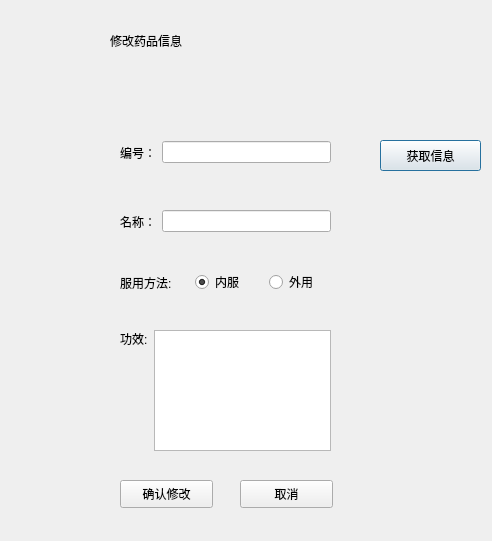
<?xml version="1.0" encoding="UTF-8"?>
<ui version="4.0">
 <class>changemedi</class>
 <widget class="QDialog" name="changemedi">
  <property name="geometry">
   <rect>
    <x>0</x>
    <y>0</y>
    <width>492</width>
    <height>541</height>
   </rect>
  </property>
  <property name="minimumSize">
   <size>
    <width>0</width>
    <height>0</height>
   </size>
  </property>
  <property name="maximumSize">
   <size>
    <width>632</width>
    <height>541</height>
   </size>
  </property>
  <property name="windowTitle">
   <string>修改药品信息</string>
  </property>
  <widget class="QLabel" name="label">
   <property name="geometry">
    <rect>
     <x>110</x>
     <y>10</y>
     <width>271</width>
     <height>61</height>
    </rect>
   </property>
   <property name="styleSheet">
    <string notr="true">font: 26pt &quot;方正舒体&quot;;</string>
   </property>
   <property name="text">
    <string>修改药品信息</string>
   </property>
  </widget>
  <widget class="QPushButton" name="pushButton">
   <property name="geometry">
    <rect>
     <x>380</x>
     <y>140</y>
     <width>101</width>
     <height>31</height>
    </rect>
   </property>
   <property name="text">
    <string>获取信息</string>
   </property>
  </widget>
  <widget class="QPushButton" name="pb_change">
   <property name="geometry">
    <rect>
     <x>120</x>
     <y>480</y>
     <width>93</width>
     <height>28</height>
    </rect>
   </property>
   <property name="text">
    <string>确认修改</string>
   </property>
  </widget>
  <widget class="QPushButton" name="pushButton_3">
   <property name="geometry">
    <rect>
     <x>240</x>
     <y>480</y>
     <width>93</width>
     <height>28</height>
    </rect>
   </property>
   <property name="text">
    <string>取消</string>
   </property>
  </widget>
  <widget class="QWidget" name="layoutWidget">
   <property name="geometry">
    <rect>
     <x>120</x>
     <y>132</y>
     <width>211</width>
     <height>41</height>
    </rect>
   </property>
   <layout class="QHBoxLayout" name="horizontalLayout">
    <item>
     <widget class="QLabel" name="label_2">
      <property name="styleSheet">
       <string notr="true">font: 75 11pt &quot;等线&quot;;</string>
      </property>
      <property name="text">
       <string>编号：</string>
      </property>
     </widget>
    </item>
    <item>
     <widget class="QLineEdit" name="le_num"/>
    </item>
   </layout>
  </widget>
  <widget class="QWidget" name="layoutWidget">
   <property name="geometry">
    <rect>
     <x>120</x>
     <y>210</y>
     <width>211</width>
     <height>23</height>
    </rect>
   </property>
   <layout class="QHBoxLayout" name="horizontalLayout_2">
    <item>
     <widget class="QLabel" name="label_3">
      <property name="styleSheet">
       <string notr="true">font: 75 11pt &quot;等线&quot;;</string>
      </property>
      <property name="text">
       <string>名称：</string>
      </property>
     </widget>
    </item>
    <item>
     <widget class="QLineEdit" name="le_name"/>
    </item>
   </layout>
  </widget>
  <widget class="QWidget" name="layoutWidget">
   <property name="geometry">
    <rect>
     <x>120</x>
     <y>270</y>
     <width>218</width>
     <height>25</height>
    </rect>
   </property>
   <layout class="QHBoxLayout" name="horizontalLayout_3">
    <item>
     <widget class="QLabel" name="label_4">
      <property name="styleSheet">
       <string notr="true">font: 75 11pt &quot;等线&quot;;</string>
      </property>
      <property name="text">
       <string>服用方法:</string>
      </property>
     </widget>
    </item>
    <item>
     <widget class="QRadioButton" name="radioButton">
      <property name="styleSheet">
       <string notr="true">font: 75 11pt &quot;等线&quot;;</string>
      </property>
      <property name="text">
       <string>内服</string>
      </property>
      <property name="checked">
       <bool>true</bool>
      </property>
      <attribute name="buttonGroup">
       <string notr="true">fangfaGroup</string>
      </attribute>
     </widget>
    </item>
    <item>
     <widget class="QRadioButton" name="radioButton_2">
      <property name="styleSheet">
       <string notr="true">font: 75 11pt &quot;等线&quot;;</string>
      </property>
      <property name="text">
       <string>外用</string>
      </property>
      <attribute name="buttonGroup">
       <string notr="true">fangfaGroup</string>
      </attribute>
     </widget>
    </item>
   </layout>
  </widget>
  <widget class="QWidget" name="layoutWidget">
   <property name="geometry">
    <rect>
     <x>120</x>
     <y>330</y>
     <width>211</width>
     <height>121</height>
    </rect>
   </property>
   <layout class="QHBoxLayout" name="horizontalLayout_4">
    <item>
     <widget class="QLabel" name="label_5">
      <property name="styleSheet">
       <string notr="true">font: 75 11pt &quot;等线&quot;;</string>
      </property>
      <property name="text">
       <string>功效:</string>
      </property>
      <property name="alignment">
       <set>Qt::AlignLeading|Qt::AlignLeft|Qt::AlignTop</set>
      </property>
     </widget>
    </item>
    <item>
     <widget class="QTextEdit" name="textEdit"/>
    </item>
   </layout>
  </widget>
 </widget>
 <resources/>
 <connections/>
 <buttongroups>
  <buttongroup name="fangfaGroup"/>
 </buttongroups>
</ui>
